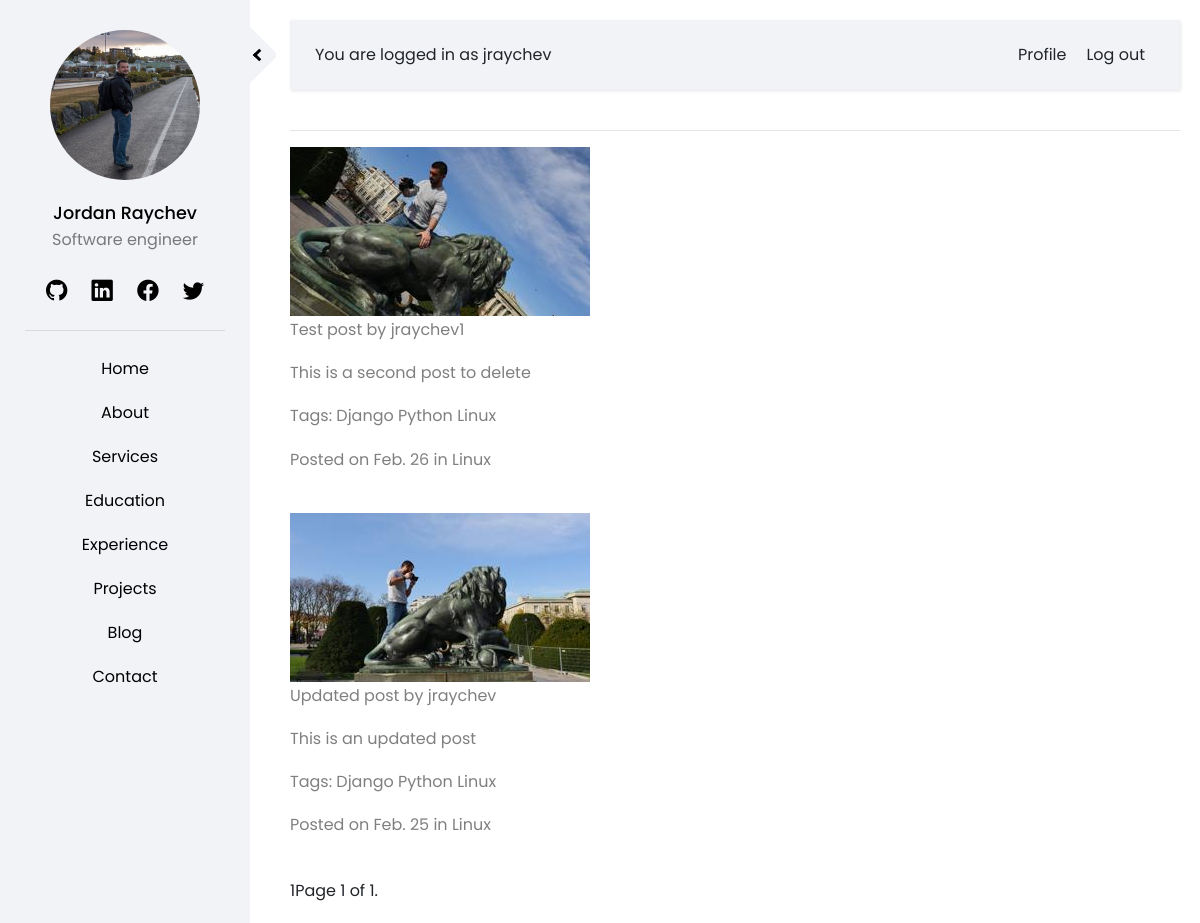
The page /posts/ (signed in) on the database its author committed.
### staticpages/models.py (models this page shows, shortened)
class Menu(models.Model):
    menu_name = models.CharField(max_length=50)
    @property
    def menu_slug(self):
        return self.menu_name.lower()

### accounts/models.py (models this page shows, shortened)
class CustomUser(AbstractUser):
    department = models.CharField(max_length=50)
    slug = models.SlugField(max_length=50)
    profile_image = models.ImageField(default='profile_default.jpg', upload_to='profile_images')
    def __str__(self):
        return self.username

### posts/models.py (models this page shows, shortened)
class Post(models.Model):
    title = models.CharField(max_length=100)
    content = models.TextField()
    header_image = models.ImageField(default='profile_default.jpg', upload_to='post_images')
    date_posted = models.DateTimeField(default=timezone.now)
    author = models.ForeignKey(CustomUser, on_delete=models.CASCADE, default=1)
    author_bio = models.CharField(max_length=200, default='default-bio')
    tags = models.ManyToManyField(Tag)
    category = models.ForeignKey(Category, on_delete=models.DO_NOTHING)
    status = models.IntegerField(choices=STATUS, default=0)
    @property
    def time_created_before(self):
        time_diff = timezone.now() - self.date_posted
        seconds = floor(time_diff.total_seconds())
        time_since_creation = 0
        if seconds < 3600:
            time_since_creation = str(seconds//60) + ' mins ago'
        elif seconds > 3600 and seconds < 86400:
            time_since_creation = str(seconds//3600) + ' hours ago'
        elif seconds > 8600 and seconds < 432000:
            time_since_creation = str(seconds//86000) + ' days ago'
        else:
            posted_on = str(self.date_posted.strftime('%b. %d'))
            time_since_creation = 'on ' + posted_on
        return time_since_creation
    class Meta:
        ordering = ['-date_posted']

class Tag(models.Model):
    name = models.CharField(max_length=20, unique=True)
    def __str__(self):
        return str(self.name)

class Category(models.Model):
    name = models.CharField(max_length=20, unique=True)
    def __str__(self):
        return str(self.name)

### posts/views.py (the view)
# urls.py: path('', PostsView.as_view(), name='all-posts'),
class PostsView(ListView):
    paginate_by = _PAGINATE_BY
    queryset = Post.objects.filter(status=0) # Return only post with status publish
    context_object_name = 'all_posts'
    template_name = 'posts/all_posts.html'
    login_url = reverse_lazy('login')

### home/templatetags/menu.py (called while the page is built)
@register.inclusion_tag('home/menu.html')
def get_menu():
    menu = Menu.objects.all()
    return {'menu' : menu}

### templates/posts/all_posts.html (shortened to what this page needs)
{% extends 'home/base.html' %}
{% block content %}
    {% for post in all_posts %}
    <img src="{{ post.header_image.url }}">
        <p> {{ post.title }} by {{ post.author }} </p>
        <p><a href = "{% url 'post-detail' post.id %}"> {{ post.content }} </a></p>
        <p> Tags:
            {% for tag in post.tags.all %}
                <a href = " {% url 'tag-view-cbv' tag.name %}"> {{ tag }}</a>
        {% endfor %}
        </p>
        <p>Posted {{ post.time_created_before }} in
            <a href = " {% url 'cat-view-cbv' post.category %} "> {{ post.category }}  </a>
        </p>
    {% endfor %}
    <div class="pagination">
        <span class="step-links">
            {% for num in page_obj.paginator.page_range %}
                {% if page_obj.number == num %}
                    <a href = "?page={{num}}"> {{ num }} </a>
                {% elif num > page_obj.number|add:'-2' and num < page_obj.number|add:'2' %}
                    <a href = "?page={{num}}"> {{ num }} </a>
                {% endif %}
            {% endfor %}
        </span>
        <span class="current">
            Page {{ page_obj.number }} of {{ page_obj.paginator.num_pages }}.
        </span>
    </div>
{% endblock %}

### templates/home/base.html (shortened to what this page needs)
{% load static %}
<!DOCTYPE html>
<html>
    <head>
        <link rel="stylesheet" href="https://stackpath.bootstrapcdn.com/font-awesome/4.7.0/css/font-awesome.min.css">
        <link rel="stylesheet" href="https://stackpath.bootstrapcdn.com/bootstrap/4.4.1/css/bootstrap.min.css">
        <link rel="stylesheet" href="https://cdn.jsdelivr.net/npm/bootstrap-icons@1.4.0/font/bootstrap-icons.css">
        <link rel="stylesheet" href="{% static 'css/style.css' %}">
        <link rel="stylesheet" href="https://cdnjs.cloudflare.com/ajax/libs/font-awesome/5.15.2/css/all.min.css" />
    </head>
    <body>
        <div class="wrapper">
            {% include "home/navbar.html" %}
            <div id="sidebarCollapse">
                <i class="arrow left"></i>
            </div>
            <div id="content">
                <nav class="navbar navbar-expand-lg">
                    <div class="container-fluid">
                        {% if user.is_authenticated %}
                            <span id = "loggedin">You are logged in as {{ user.username }} </span>
                        {% else %}
                            <span id = "loggedin">Aloha dear stranger</span>
                        {% endif %}
                        <div class="collapse navbar-collapse" id="navbarSupportedContent">
                            <ul class="nav navbar-nav ml-auto main-navbar">
                                {% if user.is_authenticated %}
                                <li><a href="{% url 'profile' %}">Profile</a></li>
                                <li><a href="{% url 'logout' %}">Log out</a></li>
                                {% endif %}
                            </ul>
                        </div>
                    </div>
                </nav>
                <hr>
                {% block content %}
                {% endblock %}
            </div>
        </div>
    </body>
</html>

### templates/home/menu.html
{% for item in menu %}
    <li><a class = "{% if request.path %} active {% endif %}" href="{% url item.menu_slug %}"> {{ item.menu_name}} </a></li>
{% endfor %}

### static/css/style.css (style rules this page uses)
:root { --main-color: rgb(242, 243, 247); --main-color-darker: rgb(230, 230, 230); --red-color: #ec5453; --green-color: #2fa499; --blue-color: #2c98f0; --darker-blue-color: #4054b2; --white-color: #ffffff; --yellow-color: #f9bf3f; --purple-color: #a84cb8; --border-color: rgba(0, 0, 0, 0.1); --black-color: rgba(0,0,0); --p-color: rgba(0, 0, 0, 0.5); --box-shadow: rgba(0, 0, 0, 0.2); --black-075: rgba(0, 0, 0, 0.75); }
body { font-family: 'Poppins', sans-serif; background: var(--white-color); }
p { font-family: 'Poppins', sans-serif; font-size: 1em; font-weight: 400; line-height: 1.7em; color: var(--p-color); }
a, a:hover, a:focus { color: inherit; text-decoration: none; transition: all 0.3s; }
.navbar { padding: 15px 10px; background-color: var(--main-color); border: none; border-radius: 0; margin-bottom: 40px; box-shadow: 1px 1px 3px var(--border-color); height: 70px; }
.wrapper { display: flex; width: 100%; align-items: stretch; }
#loggedin { padding-left: 0px; }
#sidebar ul li a, .main-navbar li a { position: relative; display: inline-block; padding: 10px; }
#sidebar ul li a:after, .main-navbar li a:after { content: ''; position: absolute; width: 100%; transform: scaleX(0); height: 2px; bottom: 0; left: 0; background-color: var(--blue-color); transform-origin: bottom center; transition: transform 0.25s ease-out; }
#sidebarCollapse { min-width: 40px; height: 40px; background-color: var(--main-color); position: relative; transform: rotate(-45deg); margin-left: -20px; margin-top: 35px; border-bottom-right-radius: 5px; border-top-left-radius: 5px; }
.arrow { border: solid var(--black-color); border-width: 0 3px 3px 0; display: inline-block; padding: 3px; position: absolute; bottom: 9px; right: 9px; }
.left { transform: rotate(180deg); -webkit-transform: rotate(180deg); }
#content { width: 100%; padding: 20px; min-height: 100vh; transition: all 0.3s; }

### rows shown on the page
Menu: menu_name "Home"
Menu: menu_name "About"
Menu: menu_name "Services"
Menu: menu_name "Education"
Menu: menu_name "Experience"
Menu: menu_name "Projects"
Menu: menu_name "Blog"
Menu: menu_name "Contact"
CustomUser: username "jraychev"
Post: header_image (picture), title "Test post", author "jraychev1", content "This is a second post to delete", time_created_before "on Feb. 26", category "Linux"
Tag: name "Django"
Tag: name "Python"
Tag: name "Linux"
Post: header_image (picture), title "Updated post", author "jraychev", content "This is an updated post", time_created_before "on Feb. 25", category "Linux"

### other values the page prints
{{ num }} "1"
{{ page_obj.number }} "1"
{{ page_obj.paginator.num_pages }} "1"
